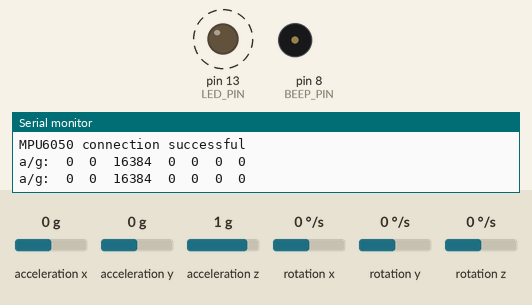
Recording of a sketch running on a simulated Arduino Uno, built with avr-gcc and run on an emulated ATmega328P. On the bench: output pins drawn as LEDs (lit = HIGH), buzzer (waves = sounding, pin HIGH), the last lines printed to the serial monitor. Dashed ring = blinking. Inputs (shaded band) come from the test bench; at power-on: acceleration x 0 g, acceleration y 0 g, acceleration z 1 g, rotation x 0 °/s, rotation y 0 °/s, rotation z 0 °/s.

Above: at 1.2 s.
1.3 s: acceleration x set to -0.2 g
3.5 s: acceleration x set to -0.5 g
At 4.9 s:
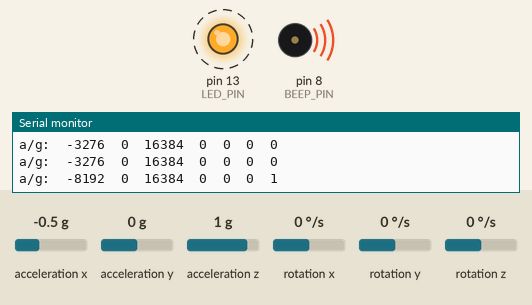
7.4 s: acceleration x set to 0 g
At 9.0 s:
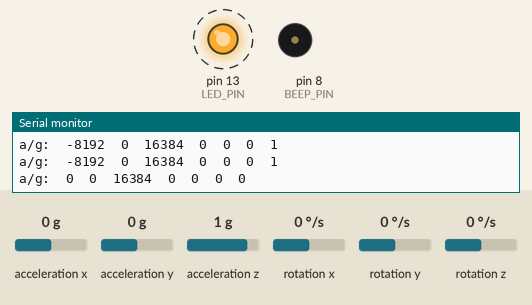
11.3 s: acceleration x set to -1.4 g
At 12.0 s:
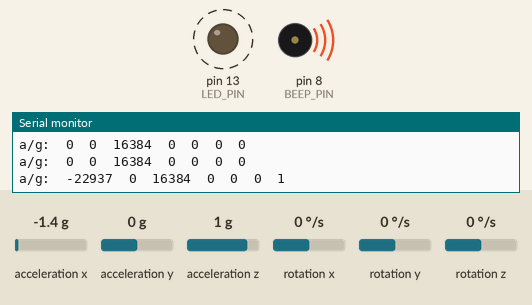
Timing chart, 0 to 16.2 s (numbered marks = the images above; inputs shaded):
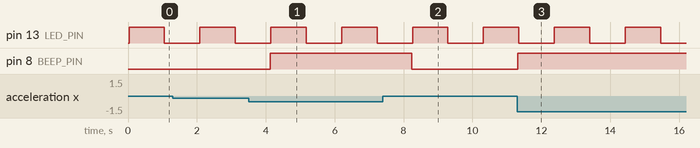

Measured:
- the behaviour switches between -0.3 and -0.4 g on acceleration x (found by bisection; images 0 and 1)
- after the input at 3.5 s, pin 8 (BEEP_PIN): LOW → HIGH after 0.62 s
- after the input at 7.4 s, pin 8 (BEEP_PIN): HIGH → LOW after 0.84 s
- after the input at 11.3 s, pin 8 (BEEP_PIN): LOW → HIGH at once
- by itself, pin 13 (LED_PIN): alternates HIGH for 1.0 s and LOW for 1.0 s

The sketch:

MPU6050_raw.ino
```cpp
// I2C device class (I2Cdev) demonstration Arduino sketch for MPU6050 class
// 10/7/2011 by Jeff Rowberg <jeff@rowberg.net>
// Updates should (hopefully) always be available at https://github.com/jrowberg/i2cdevlib
//
// Changelog:
//     2011-10-07 - initial release

/* ============================================
I2Cdev device library code is placed under the MIT license
Copyright (c) 2011 Jeff Rowberg

Permission is hereby granted, free of charge, to any person obtaining a copy
of this software and associated documentation files (the "Software"), to deal
in the Software without restriction, including without limitation the rights
to use, copy, modify, merge, publish, distribute, sublicense, and/or sell
copies of the Software, and to permit persons to whom the Software is
furnished to do so, subject to the following conditions:

The above copyright notice and this permission notice shall be included in
all copies or substantial portions of the Software.

THE SOFTWARE IS PROVIDED "AS IS", WITHOUT WARRANTY OF ANY KIND, EXPRESS OR
IMPLIED, INCLUDING BUT NOT LIMITED TO THE WARRANTIES OF MERCHANTABILITY,
FITNESS FOR A PARTICULAR PURPOSE AND NONINFRINGEMENT. IN NO EVENT SHALL THE
AUTHORS OR COPYRIGHT HOLDERS BE LIABLE FOR ANY CLAIM, DAMAGES OR OTHER
LIABILITY, WHETHER IN AN ACTION OF CONTRACT, TORT OR OTHERWISE, ARISING FROM,
OUT OF OR IN CONNECTION WITH THE SOFTWARE OR THE USE OR OTHER DEALINGS IN
THE SOFTWARE.
===============================================
*/

#include <SoftwareSerial.h>

// Arduino Wire library is required if I2Cdev I2CDEV_ARDUINO_WIRE implementation
// is used in I2Cdev.h
#include "Wire.h"

// I2Cdev and MPU6050 must be installed as libraries, or else the .cpp/.h files
// for both classes must be in the include path of your project
#include "I2Cdev.h"
#include "MPU6050.h"

// class default I2C address is 0x68
// specific I2C addresses may be passed as a parameter here
// AD0 low = 0x68 (default for InvenSense evaluation board)
// AD0 high = 0x69
MPU6050 accelgyro;

int16_t ax, ay, az;
int16_t gx, gy, gz;

SoftwareSerial BTSerial(10, 11);		// SoftwareSerial TX | RX for bluetooth

#define LED_PIN 13
#define BEEP_PIN 8
bool blinkState = false;

#define THRESHOLD 5000
int isDanger = 0;

void setup() {
    // join I2C bus (I2Cdev library doesn't do this automatically)
    Wire.begin();

    // initialize serial communication
    // (38400 chosen because it works as well at 8MHz as it does at 16MHz, but
    // it's really up to you depending on your project)
    Serial.begin(38400);

    // initialize device
    Serial.println("Initializing I2C devices...");
    accelgyro.initialize();

    // verify connection
    Serial.println("Testing device connections...");
    Serial.println(accelgyro.testConnection() ? "MPU6050 connection successful" : "MPU6050 connection failed");

    // configure Arduino LED for
    pinMode(LED_PIN, OUTPUT);
    pinMode(BEEP_PIN, OUTPUT);

    BTSerial.begin(9600);
}

void loop() {
    // read raw accel/gyro measurements from device
    accelgyro.getMotion6(&ax, &ay, &az, &gx, &gy, &gz);

    // these methods (and a few others) are also available
    //accelgyro.getAcceleration(&ax, &ay, &az);
    //accelgyro.getRotation(&gx, &gy, &gz);

    // display tab-separated accel/gyro x/y/z values
    Serial.print("a/g:\t");
    Serial.print(ax); Serial.print("\t");
    Serial.print(ay); Serial.print("\t");
    Serial.print(az); Serial.print("\t");
    Serial.print(gx); Serial.print("\t");
    Serial.print(gy); Serial.print("\t");
    Serial.print(gz); Serial.print("\t");

	String outputData = "";
    outputData += ax; outputData += ",";
    outputData += ay; outputData += ",";
    outputData += az; outputData += ",";
    outputData += gx; outputData += ",";
    outputData += gy; outputData += ",";
    outputData += gz; outputData += ",";

    // check if danger
    if (ax > THRESHOLD || ax < -THRESHOLD) {
      isDanger = 1;
    }
    else if (ay > THRESHOLD || ay < -THRESHOLD) {
      isDanger = 1;
    }
    else if (gx > THRESHOLD || gx < -THRESHOLD) {
      isDanger = 1;
    }
    else if (gy > THRESHOLD || gy < -THRESHOLD) {
      isDanger = 1;
    }
    else {
      isDanger = 0;
    }
    Serial.println(isDanger);
    outputData += isDanger;

    digitalWrite(BEEP_PIN, isDanger);

    BTSerial.println(outputData);

    // blink LED to indicate activity
    blinkState = !blinkState;
    digitalWrite(LED_PIN, blinkState);

    delay(1000);
}
```
